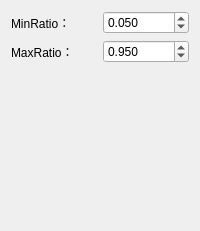
             <widget class="QWidget" name="CorrespondenceRejectionVarTrimmed">
              <layout class="QVBoxLayout" name="verticalLayout_18">
               <item>
                <layout class="QHBoxLayout" name="horizontalLayout_21">
                 <item>
                  <widget class="QLabel" name="label_20">
                   <property name="text">
                    <string>MinRatio： </string>
                   </property>
                  </widget>
                 </item>
                 <item>
                  <widget class="QDoubleSpinBox" name="dspin_min_ratio">
                   <property name="decimals">
                    <number>3</number>
                   </property>
                   <property name="maximum">
                    <double>99999.000000000000000</double>
                   </property>
                   <property name="singleStep">
                    <double>0.010000000000000</double>
                   </property>
                   <property name="value">
                    <double>0.050000000000000</double>
                   </property>
                  </widget>
                 </item>
                </layout>
               </item>
               <item>
                <layout class="QHBoxLayout" name="horizontalLayout_22">
                 <item>
                  <widget class="QLabel" name="label_21">
                   <property name="text">
                    <string>MaxRatio： </string>
                   </property>
                  </widget>
                 </item>
                 <item>
                  <widget class="QDoubleSpinBox" name="dspin_max_ratio">
                   <property name="decimals">
                    <number>3</number>
                   </property>
                   <property name="maximum">
                    <double>99999.000000000000000</double>
                   </property>
                   <property name="singleStep">
                    <double>0.010000000000000</double>
                   </property>
                   <property name="value">
                    <double>0.950000000000000</double>
                   </property>
                  </widget>
                 </item>
                </layout>
               </item>
               <item>
                <spacer name="verticalSpacer_14">
                 <property name="orientation">
                  <enum>Qt::Vertical</enum>
                 </property>
                 <property name="sizeHint" stdset="0">
                  <size>
                   <width>20</width>
                   <height>157</height>
                  </size>
                 </property>
                </spacer>
               </item>
              </layout>
             </widget>
